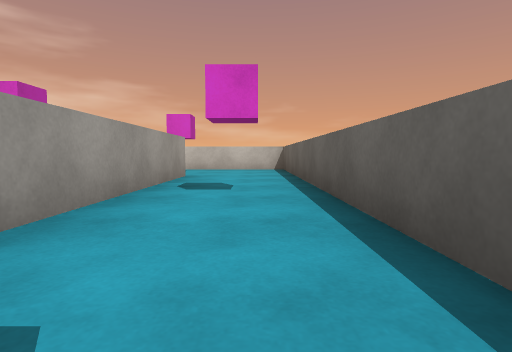
[1] (above)

12 first-person views from a walk through a Unity game level. The camera is 0.4 m above the floor, tilts 4° down and sees 80° across. The floor is counted in squares, 1 m on a side. Each view is taken from the middle of a square. On the plan, view 1 faces up. The plan holds only what a view shows up to about 9 squares ahead; the rest is blank. Surface patterns are stand-ins for the level's own textures.

[2]
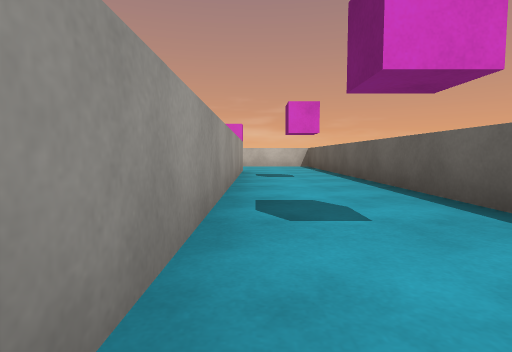

[3]
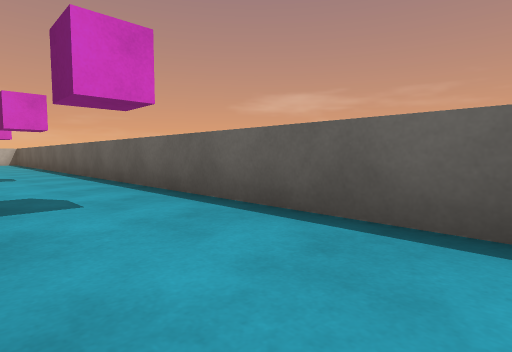

[4]
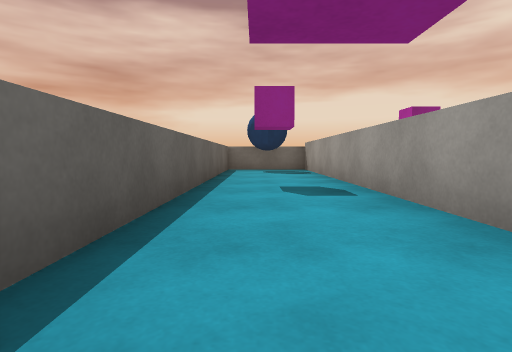

[5]
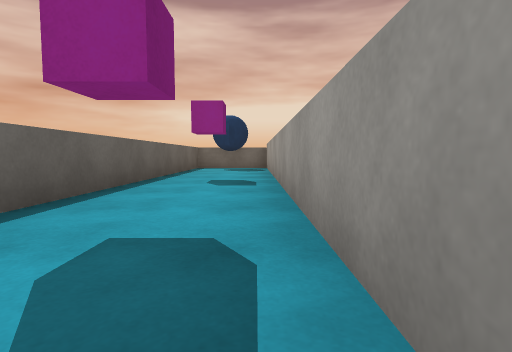

[6]
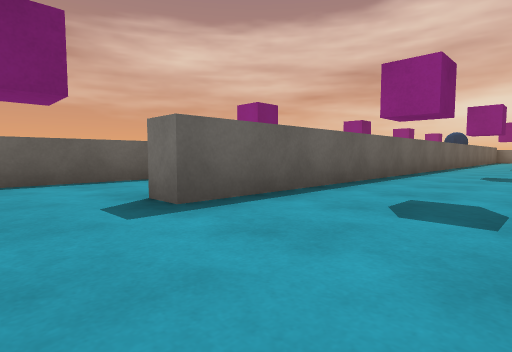

[7]
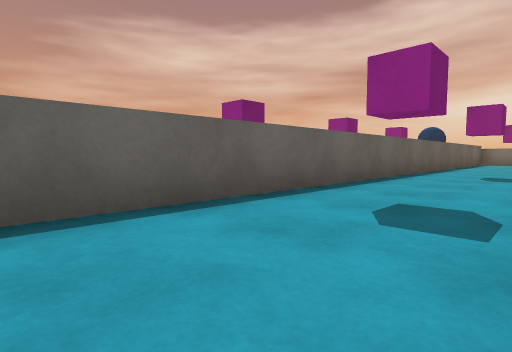

[8]
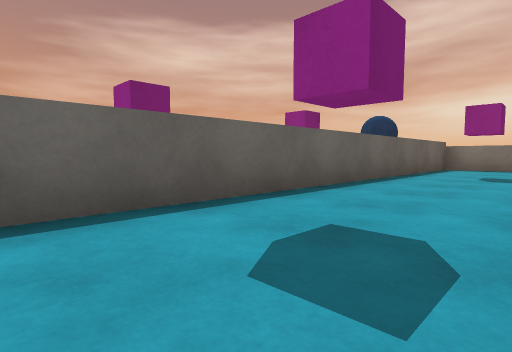

[9]
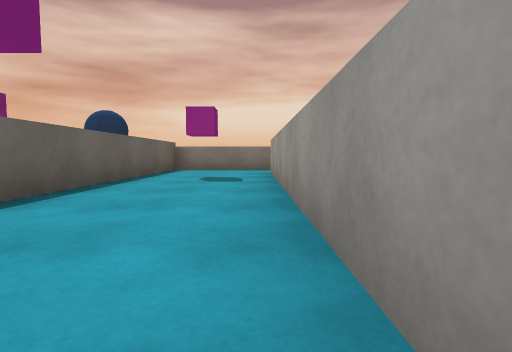

[10]
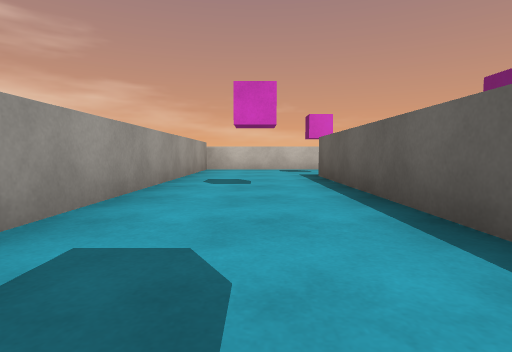

[11]
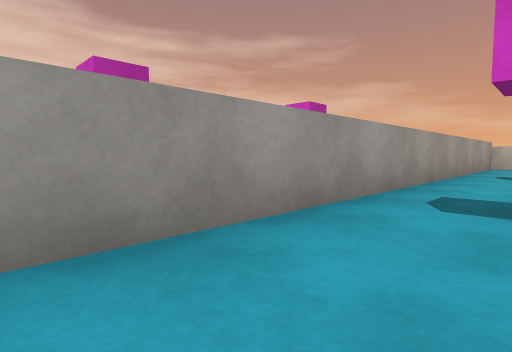

[12]
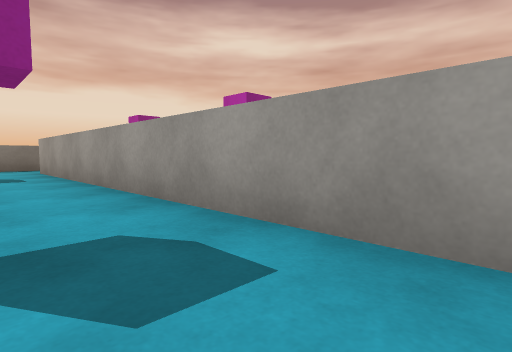

### Floor plan
Ten units are one square. View 1 is at (0, 0); x grows to the right and y downward. Boxes are objects, and circles mark ways between rooms. Rooms are numbered by the first view taken in them; rooms with no view inside come last. Other rooms are left out.
<svg viewBox="-51 -88 64 206">
<path fill="none" stroke="#000" d="M-18 -57 -13 -57 -13 113 8 113 8 -83 -14 -83M-46 113 -18 113 -18 -57M-14 -83 -43 -83 -43 99"/>
<circle cx="-20" cy="-65" r="3" fill="#2a7"/>
<text x="-10" y="10">1</text>
<text x="-30" y="20">2</text>
</svg>
Room 1 opens to room 2.

Where each view was taken, in squares from view 1:
view 1: 0 up, 0 right, facing up
view 2: 2 down, 1 left, facing up
view 3: 6 down, 1 left, facing up-right
view 4: 3 down, 0 right, facing down
view 5: 2 down, 1 left, facing down
view 6: 7 up, 4 left, facing down-right
view 7: 3 up, 4 left, facing down-right
view 8: 2 down, 4 left, facing down-right
view 9: 3 down, 4 left, facing down
view 10: 0 up, 3 left, facing up
view 11: 2 down, 3 left, facing up-left
view 12: 2 down, 3 left, facing down-left
